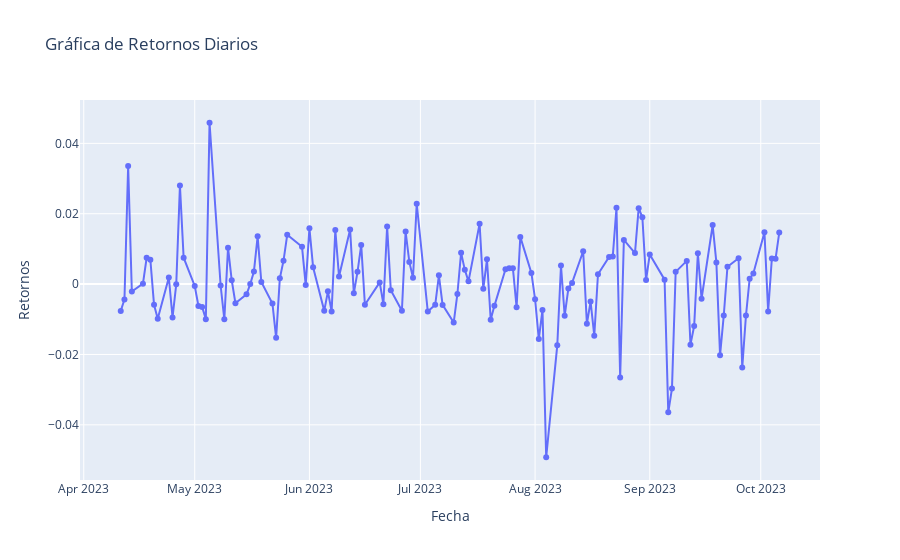

Here is the notebook cell this chart was saved with:
### Code cell
# Crear una figura interactiva de Plotly
fig = px.line(ret_df, x=ret_df.index.values, y='Adj Close', title='Gráfica de Retornos Diarios')

# Personaliza el diseño de la gráfica
fig.update_layout(
    xaxis_title='Fecha',
    yaxis_title='Retornos',
    template='plotly',  # Puedes elegir un tema de diseño que te guste
    hovermode='x',  # Muestra información al pasar el cursor sobre la gráfica
    showlegend=True  # Muestra la leyenda si tienes varias líneas
)

# Agregar etiquetas a los puntos de datos
fig.update_traces(mode='markers+lines', hovertemplate='%{y:.2f}')

# Mostrar la gráfica interactiva
fig.show()
